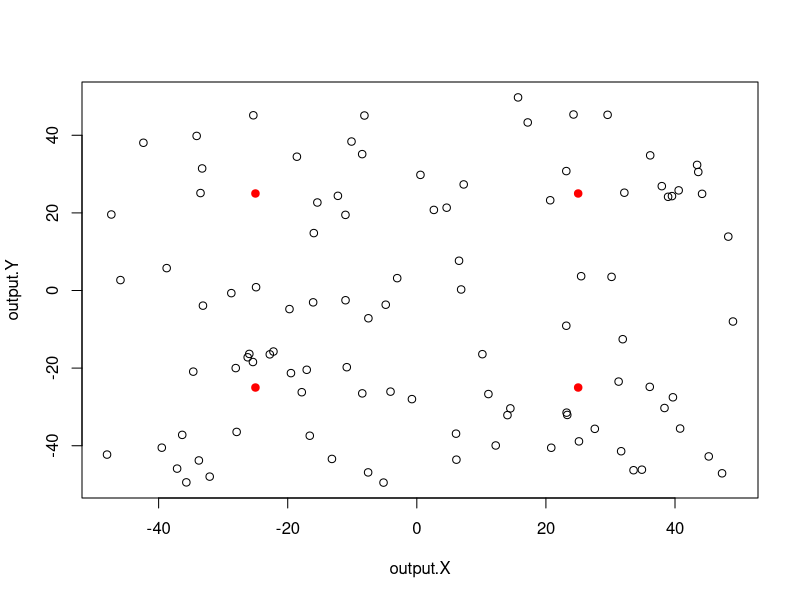
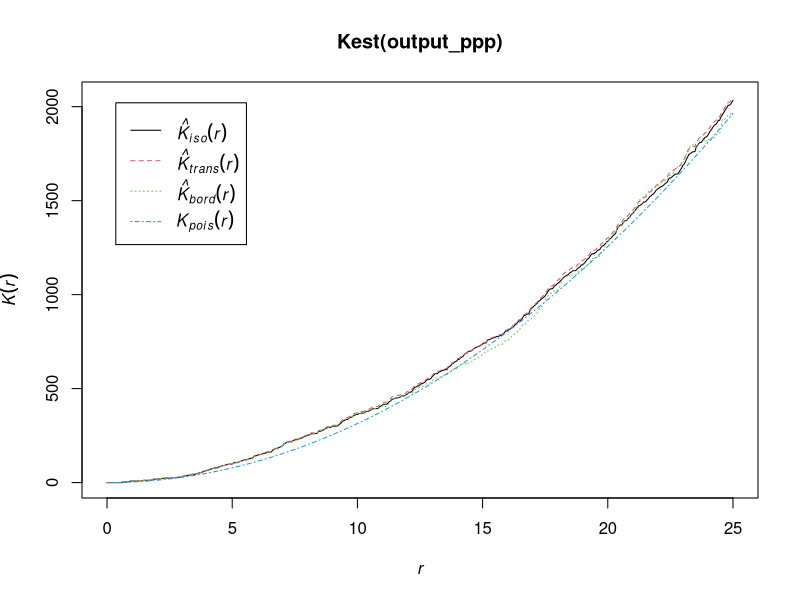
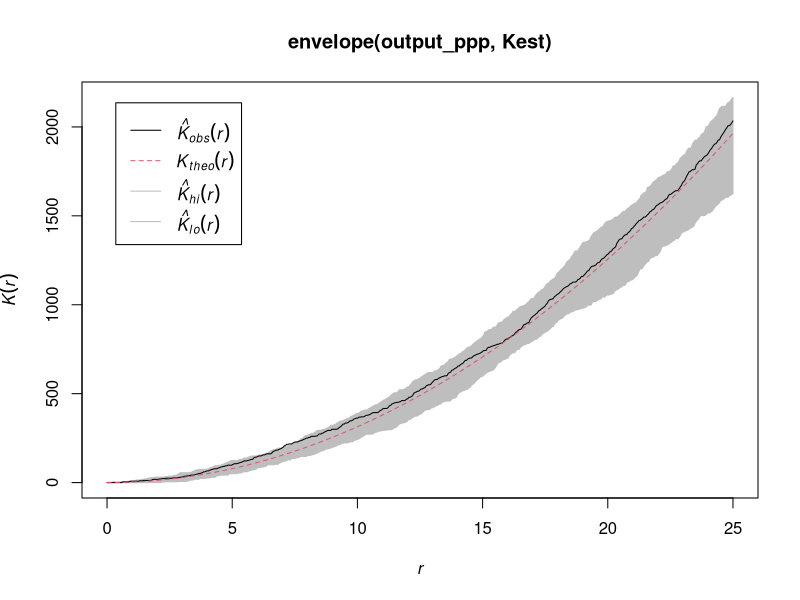
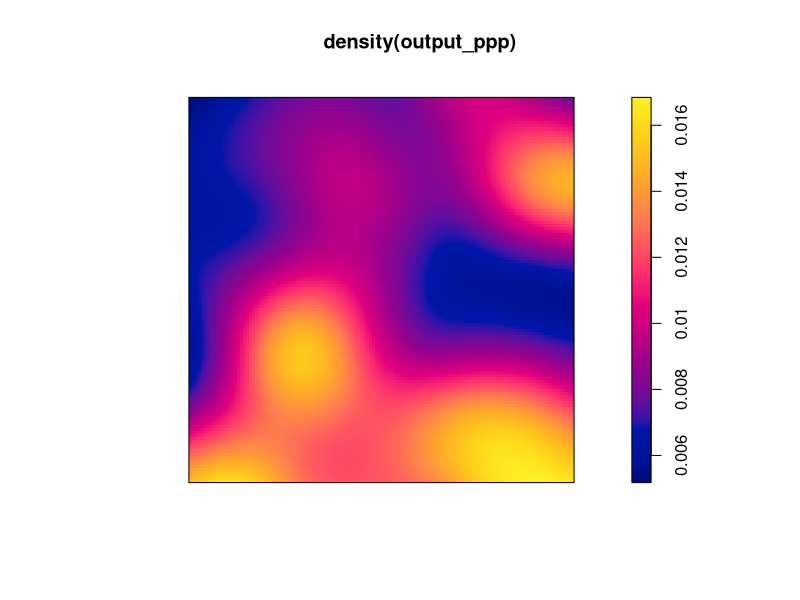

Reproduce these figures in R, in order.
#Generate clustered spatial point process

library(spatstat)
library(ggplot2)

#define variables
#variables that control the size and strength of clusters
val.at.center=1
effect.range=10
background=0.001


#CSR plot
val.at.center=1
effect.range=50
background=0.001


#Clustered Process
val.at.center=1
effect.range=15
background=0.001

#Q4 clustered small scale and not large
val.at.center= 1
effect.range=28
background=0.9


#variables that control the number of points and spatial dimensions
Pointnum=100
Xmin=-50
Xmax=50
Ymin=-50
Ymax=50

#define the center locations and set up the distance vector
centers=matrix(data=c(-25,-25,25,25,-25,25,-25,25),nrow=4,ncol=2)
dist=matrix(nrow=4,ncol=1)

#define outputs
output.X=matrix(nrow = Pointnum, ncol = 1)
output.Y=matrix(nrow = Pointnum, ncol = 1)

#precalcs - calculate the slope of the clustering effect
slope=(val.at.center-background)/effect.range

#set a counter
outcounter=0

#main for loop
for (i in 1:100000){
  #generate a random candidate point
  x.candidate=runif(1, min=Xmin, max=Xmax)
  y.candidate=runif(1, min=Ymin, max=Ymax)
  
  #calculate the distance between the candidate point and the nearest cluster center
  for (j in 1:4){
  dist[j]=sqrt((x.candidate-centers[j,1])^2+(y.candidate-centers[j,2])^2)
  }
  min.dist=min(dist)
  
  #calculate the probability of retaining the candidate point
  if(min.dist<effect.range){
    prob=val.at.center-slope*min.dist
  }
  else
    prob=background

  #roll the dice to see if you keep the candidate point
  testval=runif(1,min=0,max=1)  
  if (testval<prob){
    outcounter=outcounter+1
    keep=1
    output.X[outcounter]=x.candidate
    output.Y[outcounter]=y.candidate
  }

  #if you've reached your target number of points, break from the for loop
  if(outcounter==Pointnum){
    break
  }
}

#plot the points and the cluster centers
plot(output.X,output.Y)
points(centers,type="p", col="red", pch=21, bg="red")

#create a point pattern object for analysis using the spatstat library
output_ppp = ppp(output.X, output.Y, c(Xmin,Xmax), c(Ymin,Ymax))
#question 2
quadrat.test(output_ppp, nx=2, ny= 2, alternative = "clustered") 
#Question 3

plot(Kest(output_ppp))

plot(envelope(output_ppp, Kest))

plot(density(output_ppp))

#Q4
